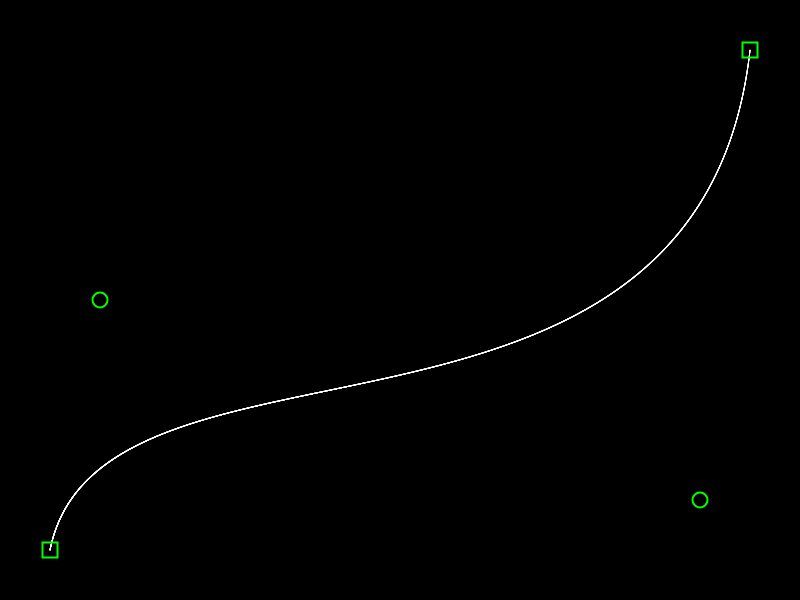
Frame 1 (no input)
Frame 60 (no input): identical to frame 1, image omitted
Frame 120 (the mouse pressed at the canvas centre since frame 60): identical to frame 1, image omitted

The p5.js sketch that drew this single still picture (run headless with seeded random() and noise() and a simulated clock; from frame 60 on, the mouse is pressed at the canvas centre):

// p5.js sketch
// ── sketch.js
//
// Interactive Bezier Curve
//
// Interactive demo of a cubic bezier curve
//

let bezierCurve = new CubicBezier(50, 550, 750, 50, 100, 300, 700, 500);

let dirty = true;

let dragging = false;
let draggingPt = null;

///////////////////////////////////////
// Setup
setup = () => {
	// Create canvas
	createCanvas(800, 600);
}

///////////////////////////////////////
// Draw
// - Called every frame
draw = () => {

	// Only redraw if dirty
	if (dirty) {
	
		// Clear the background
		background(0);

		// Draw the bezier curve
		push();
		stroke(255);
		bezierCurve.drawCurve();
		pop();

		// Draw control points
		push();
		stroke(0, 255, 0);
		strokeWeight(2);
		bezierCurve.drawControlPoints(15);
		pop();
		
		// Set clean
		dirty = false;
	}
}

///////////////////////////////////////
// Events

//
// Mouse dragged
//
mouseDragged = (event) => {

	// Handle dragging
	if (dragging) {

		// Update the control point position
		bezierCurve.setControlPointPos(draggingPt, mouseX, mouseY);

		// Redraw
		dirty = true;
	}
}

//
// Mouse button down
//
mousePressed = (event) => {

	// Check if in range of a control point
	let radius = 10;
	let pointName = bezierCurve.getControlPoint(mouseX, mouseY, radius);
	if (pointName != null) {

		// Set dragging flag
		dragging = true;

		// Set control point position
		bezierCurve.setControlPointPos(pointName, mouseX, mouseY);
		draggingPt = pointName;

		// Redraw
		dirty = true;
	}
}

// Mouse button up
mouseReleased = (event) => {

	// Stop dragging
	if (dragging) {
		dragging = false;
		pointName = null;
	}
}
// ── CubicBezier.js
//
// Cubic Bezier class
//
class CubicBezier {

	// Control points p1, c1, c2, p2
	_points = {
		p1: {},
		c1: {},
		c2: {},
		p2: {},
	}

	//
	// Constructor
	//
	constructor(px1, py1, px2, py2, cx1, cy1, cx2, cy2) {

		// Save end and control points
		this._points.p1 = { x: px1, y: py1, type: 0 };
		this._points.c1 = { x: cx1, y: cy1, type: 1 };
		this._points.c2 = { x: cx2, y: cy2, type: 1 };
		this._points.p2 = { x: px2, y: py2, type: 0 };
	}

	//////////////////////////////////////////////////////
	// Public Methods
	//

	//
	// Draw control points
	//
	drawControlPoints = (size) => {

		// Save p5 state
		push();

		noFill();

		// Draw control points
		for (const pt of Object.values(this._points)) {
			this.#drawControlPoint(pt, size);
		}

		// Restore p5 state
		pop();
	}

	//
	// Draw curve
	//
	drawCurve = () => {

		// Get references
		let p1 = this._points.p1;
		let c1 = this._points.c1;
		let c2 = this._points.c2;
		let p2 = this._points.p2;

		// Draw curve
		let stepAmount = 0.0001;
		for (let u = 0; u < 1; u += stepAmount) {
			
			// Calculate coords
			let x = (((1 - u) ** 3) * p1.x) + ((3 * u * ((1 - u) ** 2)) * c1.x) + (3 * (1 - u) * (u ** 2) * c2.x) + ((u ** 3) * p2.x);
			let y = (((1 - u) ** 3) * p1.y) + ((3 * u * ((1 - u) ** 2)) * c1.y) + (3 * (1 - u) * (u ** 2) * c2.y) + ((u ** 3) * p2.y);

			// Draw point on curve
			point(x, y);
		}
	}

	//
	// Get closest control point to coords
	//
	getControlPoint = (x, y, radius) => {

		// Check each control point
		for (const [name, pt] of Object.entries(this._points)) {

			// Return the point name if it's within the radius
			if (dist(x, y, pt.x, pt.y) <= radius) {
				return name;
			}
		}

		// Not near any point
		return null;
	}

	//
	// Set position for named control point
	//
	setControlPointPos = (name, x, y) => {

		// Get control point
		let pt = this._points[name];
		pt.x = x;
		pt.y = y;
	}

	//////////////////////////////////////////////////////
	// Private Methods
	//

	//
	// Draw individual control point
	//
	#drawControlPoint = (pt, size) => {

		switch (pt.type) {
			case 0:
				push();
				rectMode(CENTER);
				rect(pt.x, pt.y, size, size);
				pop();
				break;
			case 1:
				ellipse(pt.x, pt.y, size, size);
				break;
			}
	}
}
